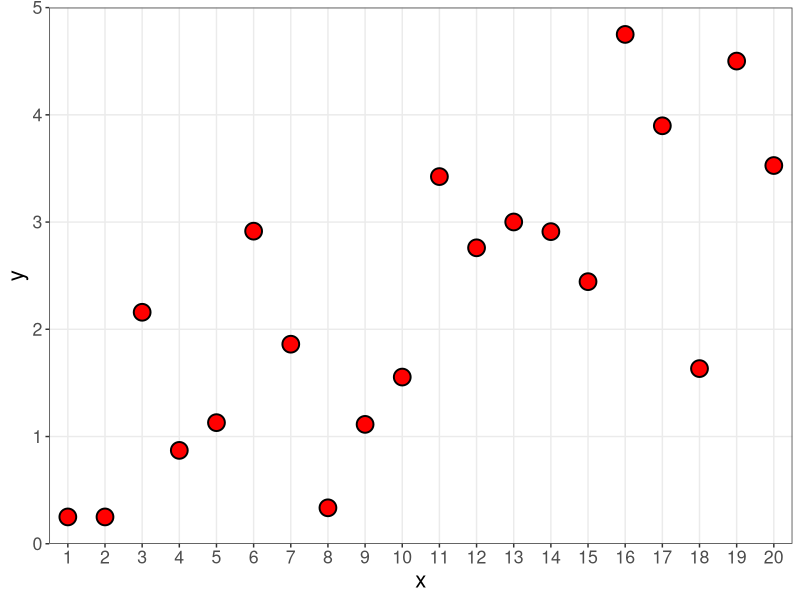
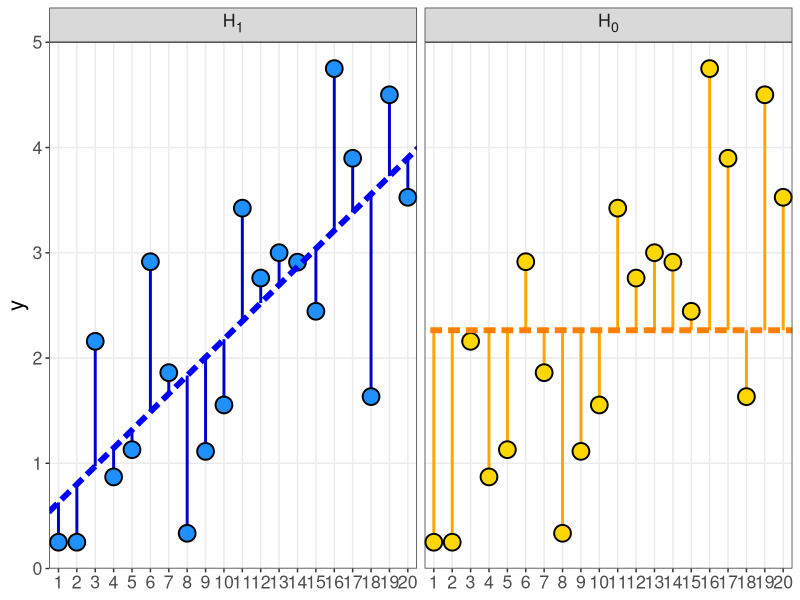
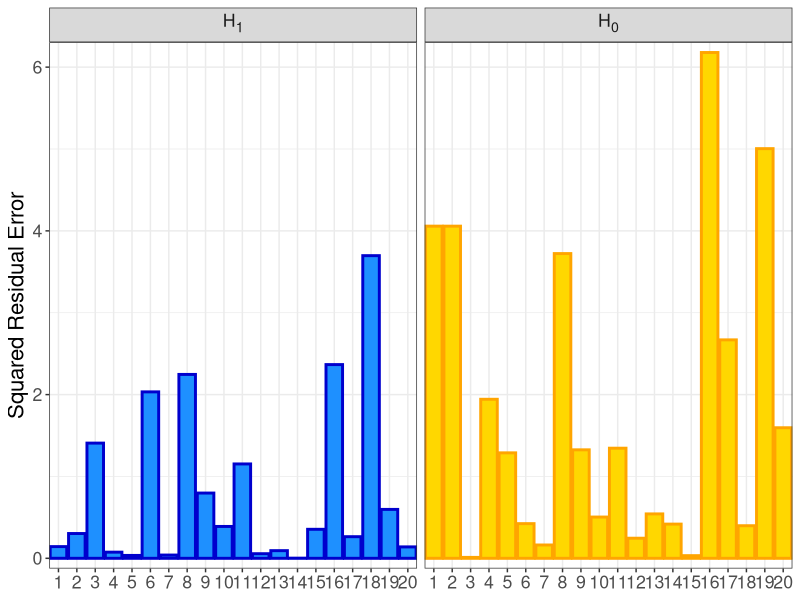
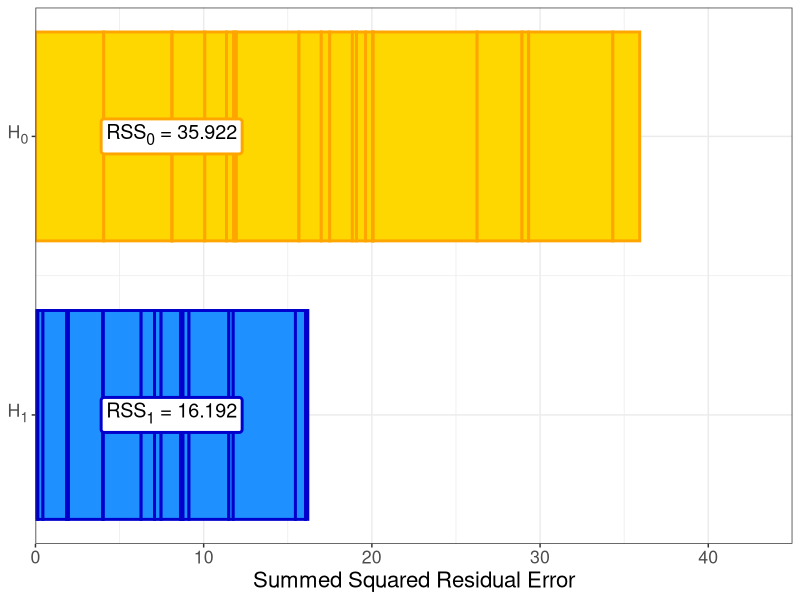
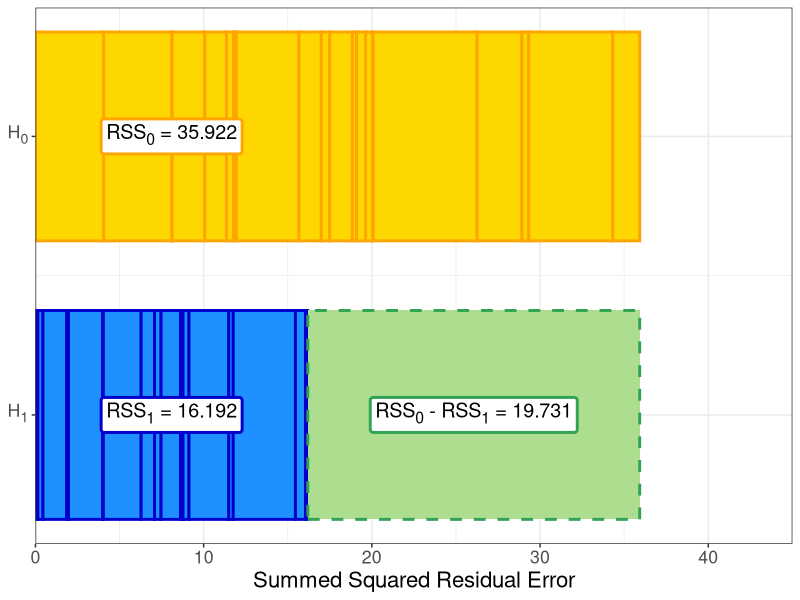

Recreate these plots in R, in order.
## ---- chunk 1
knitr::opts_chunk$set(self.contained = FALSE)
knitr::opts_chunk$set(cache = FALSE)
library(ggplot2)
library(patchwork)
library(tidyverse)
library(ggtext)

set.seed(123)

x <- seq_len(20L)
y <- pmin(pmax(rnorm(20L) + x/5L, 0.25), 4.75)

## ---- chunk 2
p_raw <- ggplot() +
  
  aes(x = x, y = y) + 
  
  geom_point(shape = 21, size = 5, stroke = 1, colour = "black", fill = "red") + 
  scale_y_continuous(
    name = "y", limits = c(0, 5), 
    expand = c(0, 0), minor_breaks = NULL
  ) +
  scale_x_continuous(
    breaks = seq_len(20L), minor_breaks = NULL, expand = expansion(add = 0.5)
  ) + 
  xlab("x") +
  theme_bw() +
  theme(
    text = element_text(size = 16), 
    strip.text = element_markdown()
    )

p_raw

## ---- chunk 3
fit <- lm(y ~ x)
int   <- coef(fit)[1]
slope <- coef(fit)[2]

y0_hat <- mean(y)
y0_res <- y - y0_hat
y1_hat <- predict(fit)
y1_res <- resid(fit)

RSS0 <- sum(y0_res^2)
RSS1 <- sum(y1_res^2)
RSSx <- RSS0 - RSS1

H <- factor(c("H~1~", "H~0~"), levels = c("H~1~", "H~0~"))
df <- data.frame(
  x, y, 
  y_hat = c(y1_hat, rep(y0_hat, 20)), 
  y_res = c(y1_res, y0_res), 
  Hypothesis = rep(H, each = 20)
)

ab_df <- data.frame(
  a = c(slope, 0), 
  b = c(int, y0_hat), 
  Hypothesis = H
)

df_stack <- data.frame(
  id = as.character(x),
  x = rep(c(1, 2), each = 20), 
  y = c(y1_res, y0_res)^2, 
  x_lines = rep( c(11/8, 13/8), each = 20 ), 
  y_lines = c( cumsum(y1_res^2), cumsum(y0_res^2) ),
  Hypothesis = rep(relevel(H, ref = "H~0~"), each = 20)
)

lines_df <- data.frame(
  x = c(11/8, 11/8, 13/8, 13/8), 
  y = c(0, sum(y1_res^2), sum(y0_res^2),  0)
)
## ---- chunk 4
p_lm <- ggplot(df) +
  
  aes(x = x, y = y, fill = Hypothesis, colour = Hypothesis) + 
  
  geom_segment(aes(y = y_hat, yend = y_hat + y_res), linewidth = 1) + 
  geom_point(shape = 21, size = 5, stroke = 1, colour = "black") + 
  
  geom_abline(
    data = ab_df, aes(slope = a, intercept = b), 
    colour = c("blue", "darkorange1"), linewidth = 2, linetype = "21"
  ) +
  scale_y_continuous(
    name = "y", limits = c(0, 5), 
    expand = c(0, 0), minor_breaks = NULL
  ) +
  scale_x_continuous(
    breaks = seq_len(20L), minor_breaks = NULL, expand = expansion(add = 0.5)
  ) + 
  scale_fill_manual(values = c("dodgerblue", "gold")) +
  scale_colour_manual(values = c("mediumblue", "orange")) +
  facet_wrap(~ Hypothesis) +
  xlab(NULL) +
  guides(fill = "none", colour = "none") +
  theme_bw() +
  theme(
    text = element_text(size = 16), strip.text = element_markdown()
  )

p_lm

## ---- chunk 5
p_res <- ggplot(df) +
  
  aes(x = x, y = y_res^2, fill = Hypothesis, colour = Hypothesis) + 
  
  geom_bar(
    stat = "identity", linewidth = 1, show.legend = FALSE
  ) + 
  
  scale_y_continuous(
    name = "Squared Residual Error", limits = c(0, NA), expand = c(0, 1/8)
  ) +
  scale_x_discrete(
    limits = as.character(seq_len(20L)), expand = expansion(add = 0.5)
  ) + 
  scale_fill_manual(values = c("dodgerblue", "gold")) +
  scale_colour_manual(values = c("mediumblue", "orange")) +
  facet_wrap(~ Hypothesis) +
  xlab(NULL) +
  guides(fill = "none", colour = "none") +
  theme_bw() +
  theme(
    text = element_text(size = 16), strip.text = element_markdown()
  )

p_res

## ---- chunk 6

p_stack <- ggplot(df_stack) + 
  aes(x = x, y = y, colour = Hypothesis) + 
  
  # geom_polygon(data = lines_df, colour = "gray30", fill = "gray", linewidth = 1) +
  # 
  # geom_line( 
  #   aes(x = x_lines, y = y_lines, group = id), colour = "gray20", alpha = 1/4 
  #   ) +

  geom_bar(stat = "identity", aes(fill = Hypothesis), linewidth = 1, width = 3/4) +
  annotate(
    geom = "RichText", x = c(1, 2), y = c(RSS1, RSS1) / 2, 
    size = 5, label.colour = c("mediumblue", "orange"), label.size = 1,
    label = 
      paste(c("RSS~1~ =", "RSS~0~ ="), round(c(RSS1, RSS0), 3)), 
           ) +
  scale_fill_manual(values = c("gold", "dodgerblue")) + 
  scale_colour_manual(values = c("orange", "mediumblue")) +
  
  scale_x_continuous(name = NULL, breaks = c(1, 2), labels = c("H~1~", "H~0~")) + 
  scale_y_continuous(limits = c(0, 45), expand = c(0, 0)) + 
  coord_flip() +

  guides(colour = "none", fill = "none") +
  
  ylab("Summed Squared Residual Error") +
  theme_bw() +
  theme( text = element_text(size = 16), axis.text.y = element_markdown() ) 

p_stack

## ---- chunk 7
pf(21.93, 1, 18, lower.tail = FALSE)
## ---- chunk 8
lm(y ~ x) |> anova()
## ---- chunk 9
df_stack %>% 
  bind_rows(
    data.frame(
      id = "21", x = 1, y = RSSx, 
      x_lines = RSS0, y_lines = RSS0, 
      Hypothesis = factor("aH~1~", levels = c("H~0~", "aH~1~", "H~1~"))
      )
  ) %>% 
  mutate(Hypothesis = factor(Hypothesis, levels = c("H~0~", "aH~1~", "H~1~"))) %>% 
   ggplot() + 
  aes(x = x, y = y, colour = Hypothesis) + 
  
  # geom_polygon(data = lines_df, colour = "gray30", fill = "gray", linewidth = 1) +
  # 
  # geom_line( 
  #   aes(x = x_lines, y = y_lines, group = id), colour = "gray20", alpha = 1/4 
  #   ) +

  geom_bar(stat = "identity", aes(fill = Hypothesis, linetype = Hypothesis), linewidth = 1, width = 3/4) +
  annotate(
    geom = "RichText", x = c(1, 2, 1), y = c(c(RSS1, RSS1) / 2, RSS1 + RSSx/2), 
    size = 5, label.colour = c("mediumblue", "orange", "#31a354"), label.size = 1,
    label = 
      paste(c("RSS~1~ =", "RSS~0~ =", "RSS~0~ - RSS~1~ = "), round(c(RSS1, RSS0, RSSx), 3)), 
           ) +
  scale_fill_manual(values = c("H~0~" = "gold", "H~1~" = "dodgerblue", "aH~1~" = "#addd8e")) + 
  scale_colour_manual(values = c("H~0~" = "orange", "H~1~" = "mediumblue", "aH~1~" = "#31a354")) +
  scale_linetype_manual(values = c("H~0~" = "solid", "H~1~" = "solid", "aH~1~" = "dashed")) +
  
  scale_x_continuous(name = NULL, breaks = c(1, 2), labels = c("H~1~", "H~0~")) + 
  scale_y_continuous(limits = c(0, 45), expand = c(0, 0)) + 
  coord_flip() +

  guides(colour = "none", fill = "none", linetype = "none") +
  
  ylab("Summed Squared Residual Error") +
  theme_bw() +
  theme( text = element_text(size = 16), axis.text.y = element_markdown() ) 
